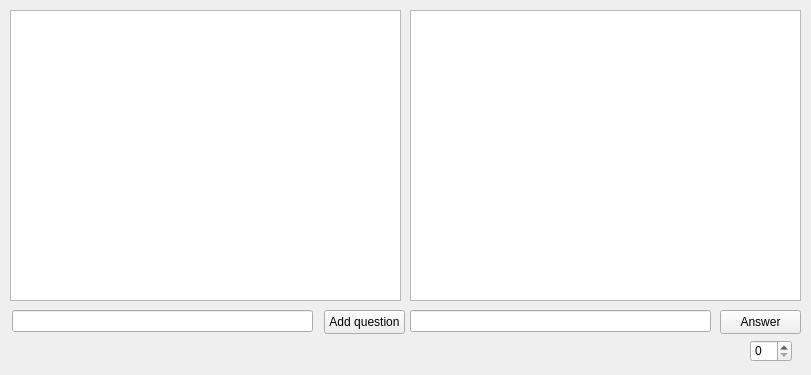
<?xml version="1.0" encoding="UTF-8"?>
<ui version="4.0">
 <class>UserForm</class>
 <widget class="QWidget" name="UserForm">
  <property name="geometry">
   <rect>
    <x>0</x>
    <y>0</y>
    <width>811</width>
    <height>375</height>
   </rect>
  </property>
  <property name="windowTitle">
   <string>Form</string>
  </property>
  <widget class="QListWidget" name="questionsWidget">
   <property name="geometry">
    <rect>
     <x>10</x>
     <y>10</y>
     <width>391</width>
     <height>291</height>
    </rect>
   </property>
  </widget>
  <widget class="QListWidget" name="answersWidget">
   <property name="geometry">
    <rect>
     <x>410</x>
     <y>10</y>
     <width>391</width>
     <height>291</height>
    </rect>
   </property>
  </widget>
  <widget class="QPushButton" name="addQuestionBtn">
   <property name="geometry">
    <rect>
     <x>324</x>
     <y>310</y>
     <width>81</width>
     <height>24</height>
    </rect>
   </property>
   <property name="text">
    <string>Add question</string>
   </property>
  </widget>
  <widget class="QLineEdit" name="questionLE">
   <property name="geometry">
    <rect>
     <x>12</x>
     <y>310</y>
     <width>301</width>
     <height>22</height>
    </rect>
   </property>
  </widget>
  <widget class="QLineEdit" name="answerLE">
   <property name="geometry">
    <rect>
     <x>410</x>
     <y>310</y>
     <width>301</width>
     <height>22</height>
    </rect>
   </property>
  </widget>
  <widget class="QPushButton" name="addAnswerBtn">
   <property name="geometry">
    <rect>
     <x>720</x>
     <y>310</y>
     <width>81</width>
     <height>24</height>
    </rect>
   </property>
   <property name="text">
    <string>Answer</string>
   </property>
  </widget>
  <widget class="QSpinBox" name="votesSpin">
   <property name="geometry">
    <rect>
     <x>750</x>
     <y>340</y>
     <width>42</width>
     <height>22</height>
    </rect>
   </property>
  </widget>
 </widget>
 <resources/>
 <connections/>
</ui>
